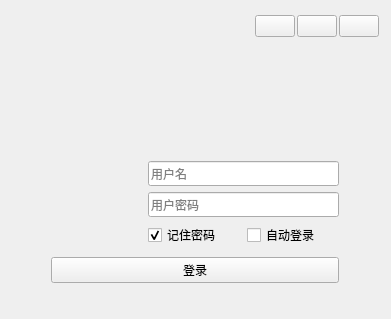
<?xml version="1.0" encoding="UTF-8"?>
<ui version="4.0">
 <class>LoginWidget</class>
 <widget class="QWidget" name="LoginWidget">
  <property name="geometry">
   <rect>
    <x>0</x>
    <y>0</y>
    <width>391</width>
    <height>319</height>
   </rect>
  </property>
  <property name="windowTitle">
   <string>Form</string>
  </property>
  <widget class="QStackedWidget" name="stackedWidget">
   <property name="geometry">
    <rect>
     <x>10</x>
     <y>10</y>
     <width>370</width>
     <height>294</height>
    </rect>
   </property>
   <property name="layoutDirection">
    <enum>Qt::LeftToRight</enum>
   </property>
   <property name="currentIndex">
    <number>0</number>
   </property>
   <widget class="QWidget" name="page">
    <layout class="QVBoxLayout" name="verticalLayout_2">
     <property name="spacing">
      <number>0</number>
     </property>
     <property name="leftMargin">
      <number>1</number>
     </property>
     <property name="topMargin">
      <number>1</number>
     </property>
     <property name="rightMargin">
      <number>1</number>
     </property>
     <property name="bottomMargin">
      <number>1</number>
     </property>
     <item>
      <widget class="QWidget" name="widgetWinTitle" native="true">
       <property name="minimumSize">
        <size>
         <width>0</width>
         <height>30</height>
        </size>
       </property>
       <property name="maximumSize">
        <size>
         <width>16777215</width>
         <height>30</height>
        </size>
       </property>
       <layout class="QHBoxLayout" name="horizontalLayout_2" stretch="0,1,0,0,0">
        <property name="spacing">
         <number>2</number>
        </property>
        <property name="leftMargin">
         <number>10</number>
        </property>
        <property name="topMargin">
         <number>0</number>
        </property>
        <property name="rightMargin">
         <number>0</number>
        </property>
        <property name="bottomMargin">
         <number>0</number>
        </property>
        <item>
         <widget class="QLabel" name="labelWinIcon">
          <property name="minimumSize">
           <size>
            <width>30</width>
            <height>30</height>
           </size>
          </property>
          <property name="maximumSize">
           <size>
            <width>30</width>
            <height>30</height>
           </size>
          </property>
          <property name="text">
           <string/>
          </property>
         </widget>
        </item>
        <item>
         <widget class="QLabel" name="labelWinTitle">
          <property name="styleSheet">
           <string notr="true">color: #FFFFFF;</string>
          </property>
          <property name="text">
           <string/>
          </property>
         </widget>
        </item>
        <item>
         <widget class="QPushButton" name="btnWinMenu">
          <property name="focusPolicy">
           <enum>Qt::NoFocus</enum>
          </property>
          <property name="text">
           <string/>
          </property>
         </widget>
        </item>
        <item>
         <widget class="QPushButton" name="btnWinMin">
          <property name="focusPolicy">
           <enum>Qt::NoFocus</enum>
          </property>
          <property name="text">
           <string/>
          </property>
         </widget>
        </item>
        <item>
         <widget class="QPushButton" name="btnWinClose">
          <property name="focusPolicy">
           <enum>Qt::NoFocus</enum>
          </property>
          <property name="text">
           <string/>
          </property>
         </widget>
        </item>
       </layout>
      </widget>
     </item>
     <item>
      <widget class="QWidget" name="widgetBody" native="true">
       <layout class="QVBoxLayout" name="verticalLayout_5">
        <property name="spacing">
         <number>0</number>
        </property>
        <property name="leftMargin">
         <number>0</number>
        </property>
        <property name="topMargin">
         <number>0</number>
        </property>
        <property name="rightMargin">
         <number>0</number>
        </property>
        <property name="bottomMargin">
         <number>0</number>
        </property>
        <item>
         <widget class="QLabel" name="labelWeclcom">
          <property name="text">
           <string/>
          </property>
          <property name="alignment">
           <set>Qt::AlignCenter</set>
          </property>
         </widget>
        </item>
        <item>
         <layout class="QVBoxLayout" name="verticalLayout_4">
          <property name="spacing">
           <number>10</number>
          </property>
          <property name="leftMargin">
           <number>40</number>
          </property>
          <property name="topMargin">
           <number>20</number>
          </property>
          <property name="rightMargin">
           <number>40</number>
          </property>
          <property name="bottomMargin">
           <number>20</number>
          </property>
          <item>
           <layout class="QHBoxLayout" name="horizontalLayout_4">
            <property name="spacing">
             <number>15</number>
            </property>
            <item>
             <widget class="QLabel" name="labelUserHead">
              <property name="minimumSize">
               <size>
                <width>82</width>
                <height>82</height>
               </size>
              </property>
              <property name="maximumSize">
               <size>
                <width>82</width>
                <height>82</height>
               </size>
              </property>
              <property name="styleSheet">
               <string notr="true"/>
              </property>
              <property name="text">
               <string/>
              </property>
              <property name="alignment">
               <set>Qt::AlignCenter</set>
              </property>
             </widget>
            </item>
            <item>
             <widget class="QWidget" name="widgetInput" native="true">
              <layout class="QVBoxLayout" name="verticalLayout_3">
               <property name="leftMargin">
                <number>0</number>
               </property>
               <property name="topMargin">
                <number>0</number>
               </property>
               <property name="rightMargin">
                <number>0</number>
               </property>
               <property name="bottomMargin">
                <number>0</number>
               </property>
               <item>
                <widget class="QLineEdit" name="lineEditUser">
                 <property name="minimumSize">
                  <size>
                   <width>0</width>
                   <height>25</height>
                  </size>
                 </property>
                 <property name="maximumSize">
                  <size>
                   <width>16777215</width>
                   <height>25</height>
                  </size>
                 </property>
                 <property name="text">
                  <string/>
                 </property>
                 <property name="placeholderText">
                  <string>用户名</string>
                 </property>
                </widget>
               </item>
               <item>
                <widget class="QLineEdit" name="lineEditPasswd">
                 <property name="minimumSize">
                  <size>
                   <width>0</width>
                   <height>25</height>
                  </size>
                 </property>
                 <property name="maximumSize">
                  <size>
                   <width>16777215</width>
                   <height>25</height>
                  </size>
                 </property>
                 <property name="text">
                  <string/>
                 </property>
                 <property name="echoMode">
                  <enum>QLineEdit::Password</enum>
                 </property>
                 <property name="placeholderText">
                  <string>用户密码</string>
                 </property>
                </widget>
               </item>
               <item>
                <layout class="QHBoxLayout" name="horizontalLayout">
                 <item>
                  <widget class="QCheckBox" name="checkBoxPasswd">
                   <property name="text">
                    <string>记住密码</string>
                   </property>
                   <property name="checked">
                    <bool>true</bool>
                   </property>
                  </widget>
                 </item>
                 <item>
                  <widget class="QCheckBox" name="checkBoxAutoLogin">
                   <property name="text">
                    <string>自动登录</string>
                   </property>
                   <property name="checked">
                    <bool>false</bool>
                   </property>
                  </widget>
                 </item>
                </layout>
               </item>
              </layout>
             </widget>
            </item>
           </layout>
          </item>
          <item>
           <layout class="QHBoxLayout" name="horizontalLayout_3">
            <property name="spacing">
             <number>15</number>
            </property>
            <item>
             <widget class="QPushButton" name="btnLogin">
              <property name="focusPolicy">
               <enum>Qt::NoFocus</enum>
              </property>
              <property name="toolTip">
               <string>登录</string>
              </property>
              <property name="text">
               <string>登录</string>
              </property>
             </widget>
            </item>
           </layout>
          </item>
         </layout>
        </item>
       </layout>
      </widget>
     </item>
    </layout>
   </widget>
   <widget class="QWidget" name="page_2">
    <layout class="QVBoxLayout" name="verticalLayout_9">
     <property name="spacing">
      <number>0</number>
     </property>
     <property name="leftMargin">
      <number>1</number>
     </property>
     <property name="topMargin">
      <number>1</number>
     </property>
     <property name="rightMargin">
      <number>1</number>
     </property>
     <property name="bottomMargin">
      <number>1</number>
     </property>
     <item>
      <widget class="QWidget" name="widgetWinTitle_2" native="true">
       <property name="minimumSize">
        <size>
         <width>0</width>
         <height>30</height>
        </size>
       </property>
       <property name="maximumSize">
        <size>
         <width>16777215</width>
         <height>30</height>
        </size>
       </property>
       <layout class="QHBoxLayout" name="horizontalLayout_5" stretch="1,0,0">
        <property name="spacing">
         <number>5</number>
        </property>
        <property name="leftMargin">
         <number>10</number>
        </property>
        <property name="topMargin">
         <number>0</number>
        </property>
        <property name="rightMargin">
         <number>0</number>
        </property>
        <property name="bottomMargin">
         <number>0</number>
        </property>
        <item>
         <widget class="QLabel" name="labelWinTitle_2">
          <property name="text">
           <string>登录配置</string>
          </property>
         </widget>
        </item>
        <item>
         <widget class="QPushButton" name="btnWinMin_2">
          <property name="focusPolicy">
           <enum>Qt::NoFocus</enum>
          </property>
          <property name="text">
           <string/>
          </property>
         </widget>
        </item>
        <item>
         <widget class="QPushButton" name="btnWinClose_2">
          <property name="focusPolicy">
           <enum>Qt::NoFocus</enum>
          </property>
          <property name="text">
           <string/>
          </property>
         </widget>
        </item>
       </layout>
      </widget>
     </item>
     <item>
      <widget class="QWidget" name="widgetBody_2" native="true">
       <layout class="QVBoxLayout" name="verticalLayout_6">
        <item>
         <widget class="QGroupBox" name="groupBox">
          <property name="title">
           <string>服务器设置</string>
          </property>
          <layout class="QVBoxLayout" name="verticalLayout_7">
           <item>
            <layout class="QHBoxLayout" name="horizontalLayout_6">
             <property name="rightMargin">
              <number>0</number>
             </property>
             <item>
              <layout class="QFormLayout" name="formLayout">
               <item row="0" column="0">
                <widget class="QLabel" name="label_3">
                 <property name="text">
                  <string>服务器地址配置：</string>
                 </property>
                </widget>
               </item>
               <item row="0" column="1">
                <widget class="QLineEdit" name="lineEditHostAddr">
                 <property name="text">
                  <string>192.168.91.1</string>
                 </property>
                </widget>
               </item>
               <item row="1" column="0">
                <widget class="QLabel" name="label_4">
                 <property name="text">
                  <string>消息服务器端口：</string>
                 </property>
                </widget>
               </item>
               <item row="1" column="1">
                <widget class="QLineEdit" name="lineEditHostMsgPort">
                 <property name="text">
                  <string>60100</string>
                 </property>
                </widget>
               </item>
               <item row="2" column="0">
                <widget class="QLabel" name="label_5">
                 <property name="text">
                  <string>文件服务器端口：</string>
                 </property>
                </widget>
               </item>
               <item row="2" column="1">
                <widget class="QLineEdit" name="lineEditHostFilePort">
                 <property name="text">
                  <string>60101</string>
                 </property>
                </widget>
               </item>
              </layout>
             </item>
            </layout>
           </item>
           <item>
            <spacer name="verticalSpacer">
             <property name="orientation">
              <enum>Qt::Vertical</enum>
             </property>
             <property name="sizeHint" stdset="0">
              <size>
               <width>20</width>
               <height>157</height>
              </size>
             </property>
            </spacer>
           </item>
          </layout>
         </widget>
        </item>
        <item>
         <layout class="QHBoxLayout" name="horizontalLayout_7">
          <item>
           <spacer name="horizontalSpacer">
            <property name="orientation">
             <enum>Qt::Horizontal</enum>
            </property>
            <property name="sizeHint" stdset="0">
             <size>
              <width>40</width>
              <height>20</height>
             </size>
            </property>
           </spacer>
          </item>
          <item>
           <widget class="QPushButton" name="btnCancel">
            <property name="text">
             <string>取消</string>
            </property>
           </widget>
          </item>
          <item>
           <widget class="QPushButton" name="btnSaveCfg">
            <property name="text">
             <string>确定</string>
            </property>
           </widget>
          </item>
         </layout>
        </item>
       </layout>
      </widget>
     </item>
    </layout>
   </widget>
  </widget>
 </widget>
 <resources/>
 <connections/>
</ui>
